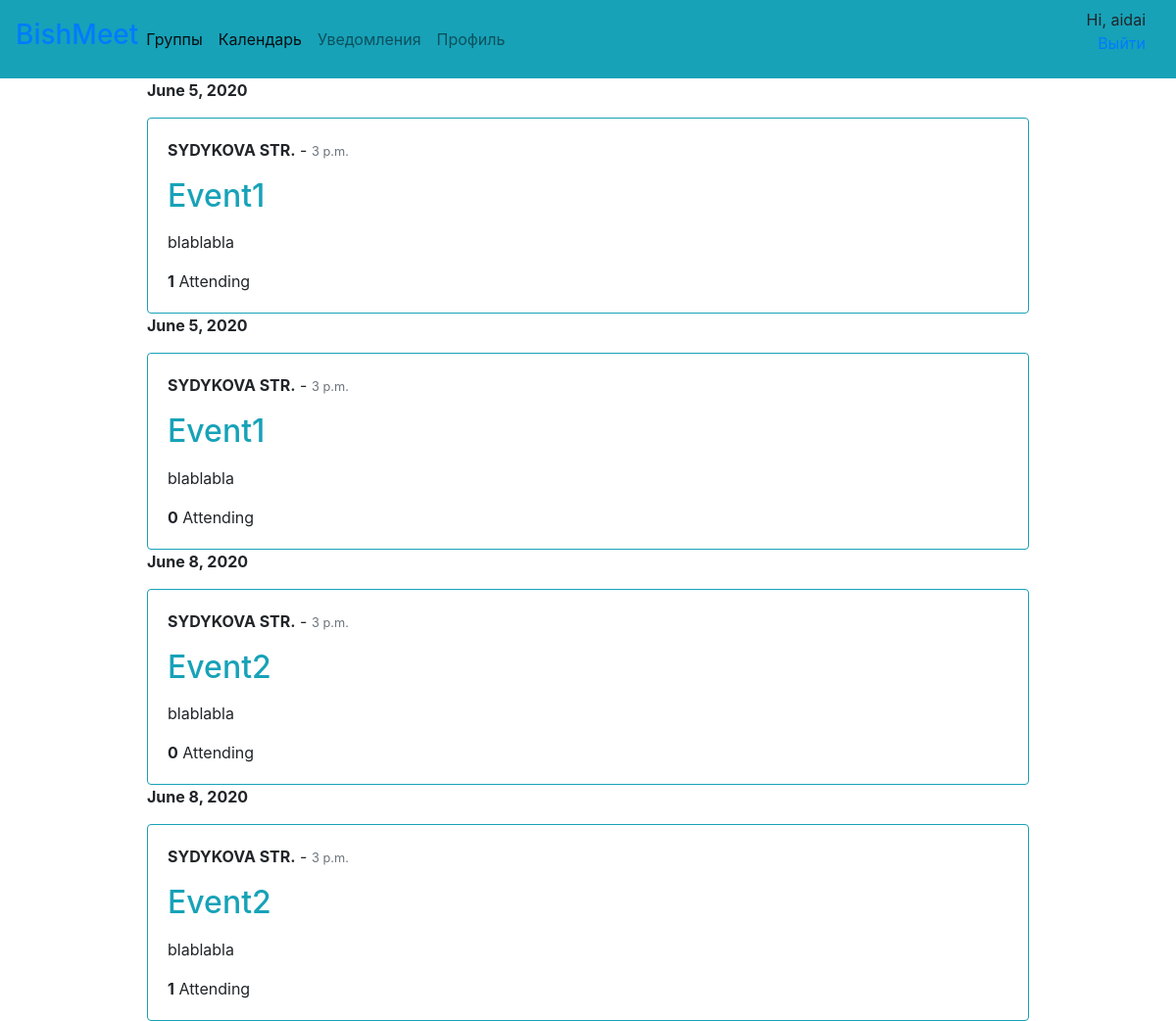
Before: /events/ (signed in) with the older database file.
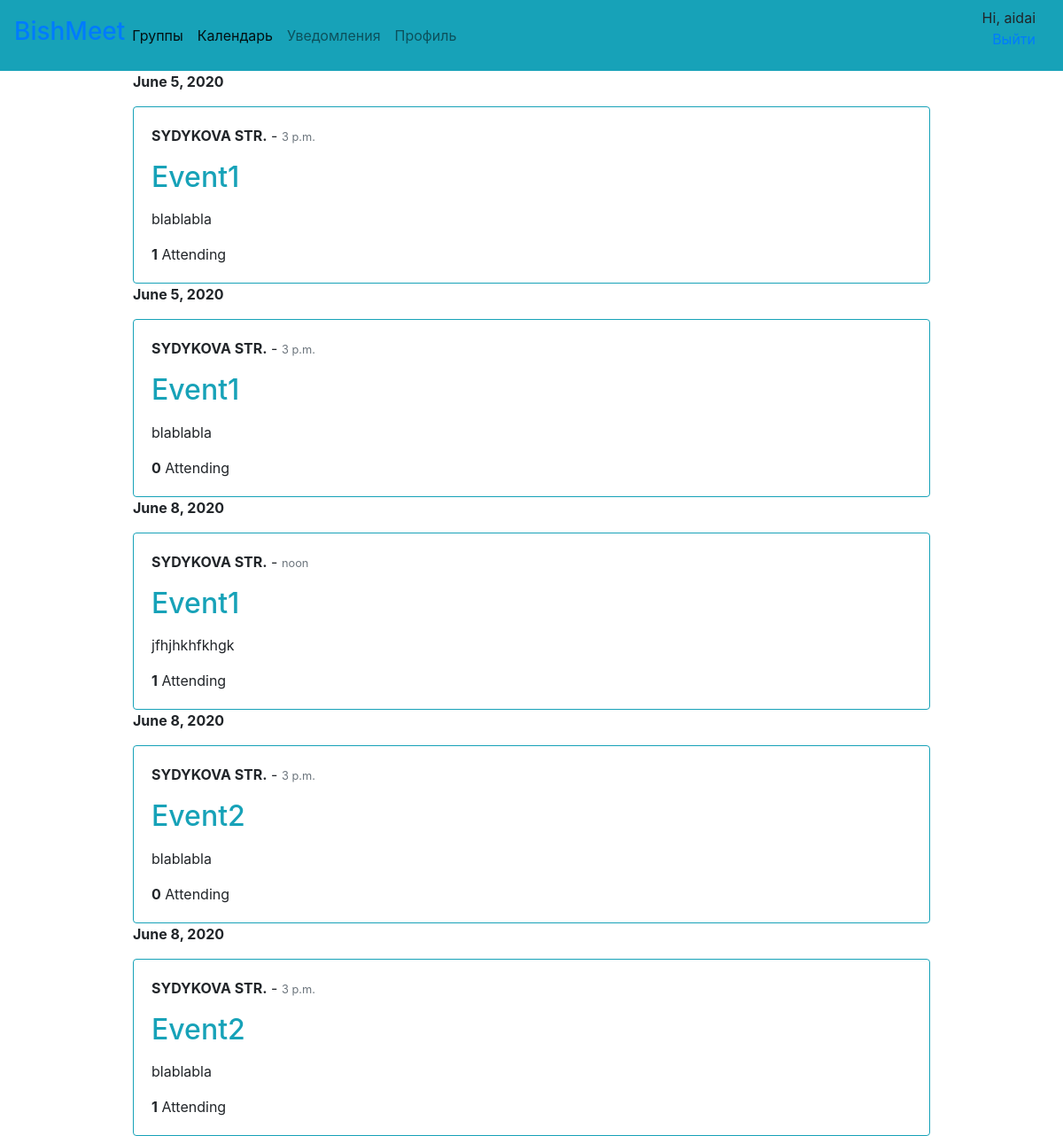
After: the same page with the newer database file.
### events/models.py (models this page shows, shortened)
class Event(models.Model):
    user = models.ForeignKey(User, related_name='events', on_delete=models.CASCADE)
    group = models.ForeignKey(Group, related_name='events', null=True, blank=True, on_delete=models.CASCADE)
    name = models.CharField(max_length=50)
    details = HTMLField('Details')
    venue = models.CharField(max_length=200)
    date = models.DateField(help_text='Please use the following format: <em>YYYY-MM-DD</em>.')
    time = models.TimeField(help_text='Please use the following format: <em>HH:MM:SS<em>')
    attendees = models.ManyToManyField(settings.AUTH_USER_MODEL, related_name='attending', blank=True)
    num_of_attendees = models.PositiveIntegerField(default=0, blank=True)
    class Meta:
        verbose_name = 'event'
        verbose_name_plural = 'events'
        ordering = ['date', 'time']
    def get_number_of_attendees(self):
        return self.attendees.all().count()

### events/views.py (the view)
# urls.py: path('', EventList.as_view(), name='event-list'),
class EventList(LoginRequiredMixin, generic.ListView):
    model = Event
    template_name = 'events/list_of_events.html'
    context_object_name = 'events'
    paginate_by = 10
    def get_queryset(self):
        if self.request.user.is_superuser:
            return Event.objects.all()
        else:
            return Event.objects.all()

### events/templates/events/list_of_events.html
{% extends 'events/base.html' %}
{% load events_filters %}
    {% block content %}
        {% for event in events %}
            <p class="mx-auto w-75"><strong>{{ event.date }}</strong></p>
            <div class="card w-75 mx-auto border-info">
                <div class="card-body">
                    <div>
                        <p class="card-text"><strong>{{ event.venue|upper }}</strong> - <small class="text-muted">{{ event.time }}</small></p>
                        <h2><a class="card-text text-info" href="{% url 'events:event-detail' event.id %}">{{event.name}}</a></h2>
                        <p>{{event.details|safe|truncatewords_html:25}}</p>
                        <span class="card-text"><strong>{{ event.get_number_of_attendees }}</strong> Attending</span>
                    </div>
                </div>
            </div>
        {% endfor %}
    {% endblock %}

Changed rows visible on the page:
added Event: date "June 8, 2020", venue "SYDYKOVA STR.", time "noon", name "Event1", details "jfhjhkhfkhgk", get_number_of_attendees "1"
